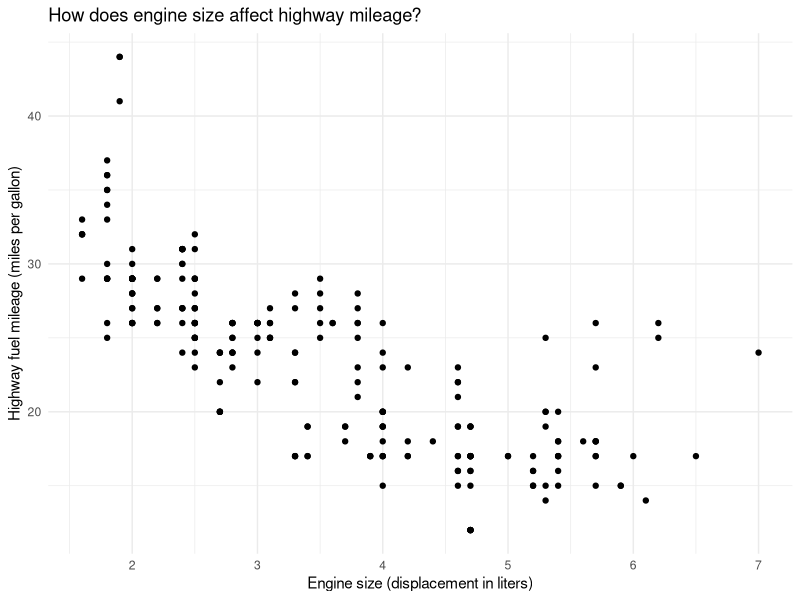

Recreate this plot in R.
## ---- chunk 1
#| include: false

library(tidyverse)
## ---- chunk 2
#| fig-cap: "Fuel mileage scatterplot"
#| label: plot-1

mpg |>
  ggplot(aes(x = displ, y = hwy)) + 
  geom_point() + 
  theme_minimal() + 
  labs(
    title = "How does engine size affect highway mileage?",
    x = "Engine size (displacement in liters)",
    y = "Highway fuel mileage (miles per gallon)"
  )
